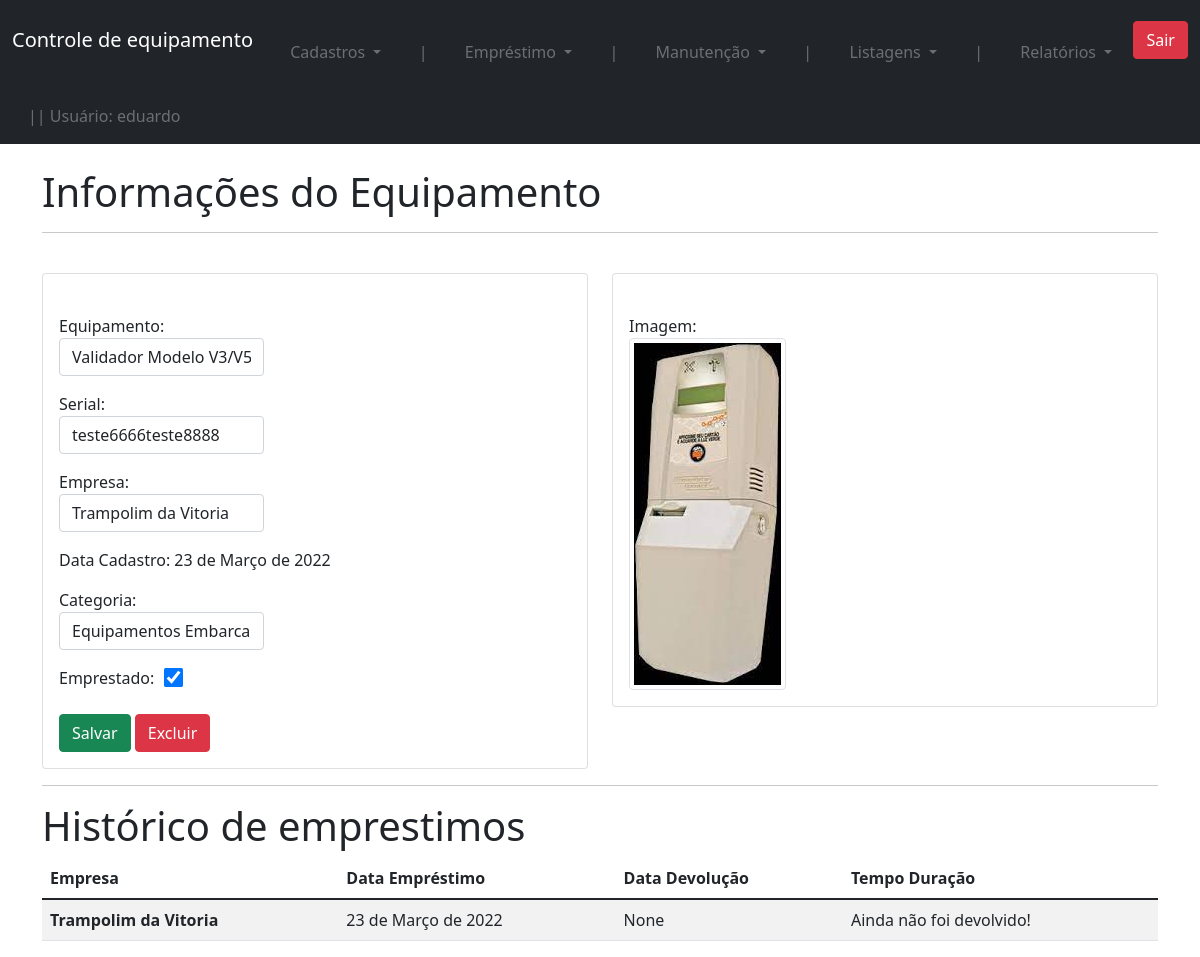
/equipamento/ver_equipamento/2 (signed in), run on the app's committed database.
### users/models.py (models this page shows)
class User(AbstractUser):
    pass

### equipamento/models.py (models this page shows, shortened)
class Equipamentos(models.Model):
    nome = models.CharField(max_length=60)
    imagem = models.ImageField(upload_to='foto_equipamento', null=True, blank=True)
    serial = models.CharField(max_length=30)
    empresa = models.ForeignKey(Empresa, on_delete=models.DO_NOTHING)
    data_cadastro = models.DateField(default= date.today)
    categoria = models.ForeignKey(Categoria, on_delete=models.DO_NOTHING)
    emprestado = models.BooleanField(default=False)
    class Meta:
        verbose_name = 'Equipamento'

class Empresa(models.Model):
    nome = models.CharField(max_length=60)
    responsavel = models.CharField(max_length=60)
    email = models.EmailField(max_length=60, blank=True, null=True)
    def __str__(self) -> str:
        return self.nome

class Emprestimos(models.Model):
    empresa_responsavel = models.ForeignKey(Empresa, on_delete=models.DO_NOTHING)
    empresa_anonima = models.CharField(max_length=30, blank=True, null=True)
    data_emprestimo = models.DateField(blank=True, null=True)
    data_devolucao = models.DateField(blank=True, null=True)
    equipamentos = models.ForeignKey(Equipamentos, on_delete=models.DO_NOTHING)
    defeito = models.TextField()
    diagnostico = models.TextField()
    categoria = models.ForeignKey(Categoria, on_delete=models.DO_NOTHING)
    tecnico_responsavel = models.ForeignKey(settings.AUTH_USER_MODEL, on_delete=models.DO_NOTHING, blank=True, null=True)

### equipamento/views.py (the view)
# urls.py: path('ver_equipamento/<int:id>', views.ver_equipamento, name = 'ver_equipamento'),
@login_required(login_url='/accounts/login/')
def ver_equipamento(request, id):
    if request.user:
        equipamento = Equipamentos.objects.get(id = id)
        categoria_equipamento = Categoria.objects.all()
        emprestimos = Emprestimos.objects.filter(equipamentos = equipamento)
        form = CadastroEquipamento()
        return render(request, 'ver_equipamento.html', {'equipamento':equipamento,
                                                            'emprestimos':emprestimos,
                                                            'categoria_equipamento':categoria_equipamento,
                                                            'id_equipamento': id,
                                                            'form':form})
    else:
        return redirect('/equipamento/home/')

### equipamento/forms.py
class CadastroEquipamento(forms.ModelForm):
    class Meta:
        model = Equipamentos
        exclude = ('usuario',)

### equipamento/models.py (called while the page is built)
    def __str__(self) -> str:
        return self.nome

### equipamento/templatetags/filtros.py (called while the page is built)
@register.filter
def mostra_duracao(value1, value2):
    if all((isinstance(value1, date), isinstance(value2, date))):
        texto = (value1 - value2).days
        if texto == 1:
            return f'{texto} Dia.'
        else:
            return f'{texto} Dias.'
    else:
        return "Ainda não foi devolvido!"

### equipamento/templates/ver_equipamento.html (shortened to what this page needs)
{% extends 'base.html' %}
{% load filtros  %}
{% load static  %}
{% block conteudo %}
<div class='container'>
    <br>
    <h1>Informações do Equipamento</h1>
    <hr>
    <br>
    <div class="row">
        <div class="col-sm-6">
          <div class="card">
            <div class="card-body">
                <br>
                <form action="{% url 'editar_equipamento' %}" method="POST">
                    <p>
                        <label>Equipamento:</label>
                        <input style="width: 40%;" name="nome" type="text" class="form-control" value="{{equipamento.nome}}">
                    </p>
                    <p>
                        <label>Serial:</label>
                        <input style="width: 40%;" type="text" name="autor" class="form-control" value="{{equipamento.serial}}">
                    </p>
                    <p>
                        <label>Empresa:</label>
                        <input style="width: 40%;" type="text" name="co_autor" class="form-control" value="{{equipamento.empresa}}">
                    </p>
                    <p>
                        <label>Data Cadastro:</label>
                        {{equipamento.data_cadastro}}
                    </p>
                    <p>
                        <label>Categoria:</label>
                        <select style="width: 40%;" class="form-control" name="categoria_id">
                            {% for i in categoria_equipamento %}
                                {% if equipamento.categoria.nome == i.nome %}
                                    <option value="{{i.id}}"selected>{{i}}</option>
                                    {% else %}
                                        <option value={{i.id}}>{{i}}</option>
                                {% endif %}
                            {% endfor %}
                        </select>
                    </p>
                    <label>Emprestado:&nbsp;&nbsp;</label>
                    {% if equipamento.emprestado%}
                    <input style="transform: scale(1.5);" checked type="checkbox" name="Emprestado">
                    {% else %}
                        <input style="transform: scale(1.5);" type="checkbox" name="Emprestado">
                    {% endif %}
                    <br>
                    <br>
                    <input type="submit" class="btn btn-success" value="Salvar">
                    <button type="button" class="btn btn-danger" data-bs-toggle="modal" data-bs-target="#myModal2">
                        Excluir
                    </button>
                </form>
            </div>
          </div>
        </div>
        <div class="col-sm-6">
          <div class="card">
            <div class="card-body">
                <br>
                <label>Imagem:</label><br>
                <img max-width:"200px" max-height:"150px" width:"auto" height:"auto" class="img-thumbnail rounded-start" src="{{ equipamento.imagem.url }}">
                <br>
            </div>
          </div>
        </div>
      </div>
    <hr>
    <h1>Histórico de emprestimos</h1>
    <table class="table table-striped">
        <thead>
          <tr>
            <th scope="col">Empresa</th>
            <th scope="col">Data Empréstimo</th>
            <th scope="col">Data Devolução</th>
            <th scope="col">Tempo Duração</th>
          </tr>
        </thead>
        <tbody>
            {% for i in emprestimos %}
                <tr>
                    {% if i.empresa_anonima == None %}
                        <th scope="row">{{i.empresa_responsavel}}</th>
                    {% else %}
                        <td>{{i.empresa_anonima}}</td>
                    {% endif %}
                    <td>{{i.data_emprestimo}}</td>
                    <td>{{i.data_devolucao}}</td>
                    <td>{{i.data_devolucao|mostra_duracao:i.data_emprestimo}}</td>
                </tr>
            {% endfor %}
        </tbody>
      </table>
{% endblock conteudo %}

### templates/base.html (shortened to what this page needs)
{% load static %}
{% load crispy_forms_tags %}
<!doctype html>
<html lang="en">
  <head>
      <link href="{% static 'css/bootstrap.min.css' %}" rel="stylesheet">
      <link href="{% static 'css/style.css' %}" rel="stylesheet">
  </head>
  <body>
      <nav class="navbar navbar-dark bg-dark">
        <div class="container-fluid">
          {% if user.is_authenticated %}
          <a class="navbar-brand" href="{% url 'home' %}">Controle de equipamento</a>
            <li class="nav-item dropdown">
              <a class="nav-link dropdown-toggle" href="#" id="navbarDropdown" role="button" data-bs-toggle="dropdown" aria-expanded="false">
                Cadastros
              </a>
            </li>
            <li class="nav-item">
              <a class="nav-link">|</a>
            </li>
            <li class="nav-item dropdown">
              <a class="nav-link dropdown-toggle" href="#" id="navbarDropdown" role="button" data-bs-toggle="dropdown" aria-expanded="false">
                Empréstimo
              </a>
            </li>
            <li class="nav-item">
              <a class="nav-link">|</a>
            </li>
            <li class="nav-item dropdown">
              <a class="nav-link dropdown-toggle" href="#" id="navbarDropdown" role="button" data-bs-toggle="dropdown" aria-expanded="false">
                Manutenção
              </a>
            </li>
            <li class="nav-item">
              <a class="nav-link">|</a>
            </li>
            <li class="nav-item dropdown">
              <a class="nav-link dropdown-toggle" href="#" id="navbarDropdown" role="button" data-bs-toggle="dropdown" aria-expanded="false">
                Listagens
              </a>
            </li>
            <li class="nav-item">
              <a class="nav-link">|</a>
            </li>
            <li class="nav-item dropdown">
              <a class="nav-link dropdown-toggle" href="#" id="navbarDropdown" role="button" data-bs-toggle="dropdown" aria-expanded="false">
                Relatórios
              </a>
            </li>
              <a href="{% url 'account_logout' %}" class='btn btn-danger'>Sair</a>
            <li class="nav-item">
              <a class="nav-link">|| Usuário: {{user}}</a>
            </li>
            {% else %}
            <a class="navbar-brand" href="/">Controle de equipamento</a>
            <li class="nav-item">
                <a class="nav-link" href="{% url 'account_login' %}">Entrar</a>
            </li>
          {% endif %}
        </div>
      </nav>
    {% block conteudo %}{% endblock conteudo %}
  </body>
</html>

### equipamento/static/css/style.css (style rules this page uses)
.nav-link, .nav-link:hover, .body { position: right; color: #ffffff57; }

### data on the page
User: username "eduardo"
Equipamentos: nome "Validador Modelo V3/V5", autor "teste6666teste8888", co_autor "Trampolim da Vitoria", data_cadastro "23 de Março de 2022", imagem (picture)
Emprestimos: empresa_responsavel "Trampolim da Vitoria", data_emprestimo "23 de Março de 2022", data_devolucao "None", data_devolucao|mostra_duracao "Ainda não foi devolvido!"

### other printed values
form field categoria_id "Equipamentos Embarcados"
